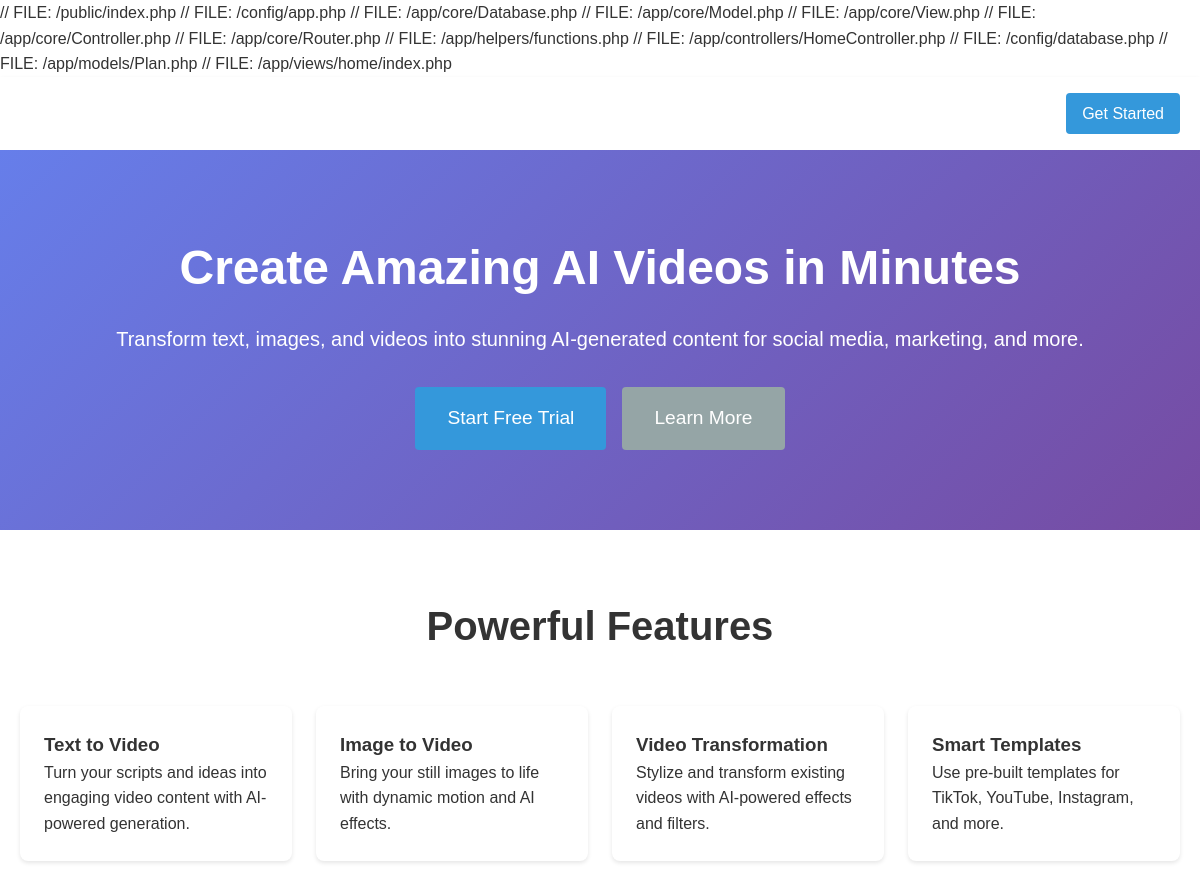
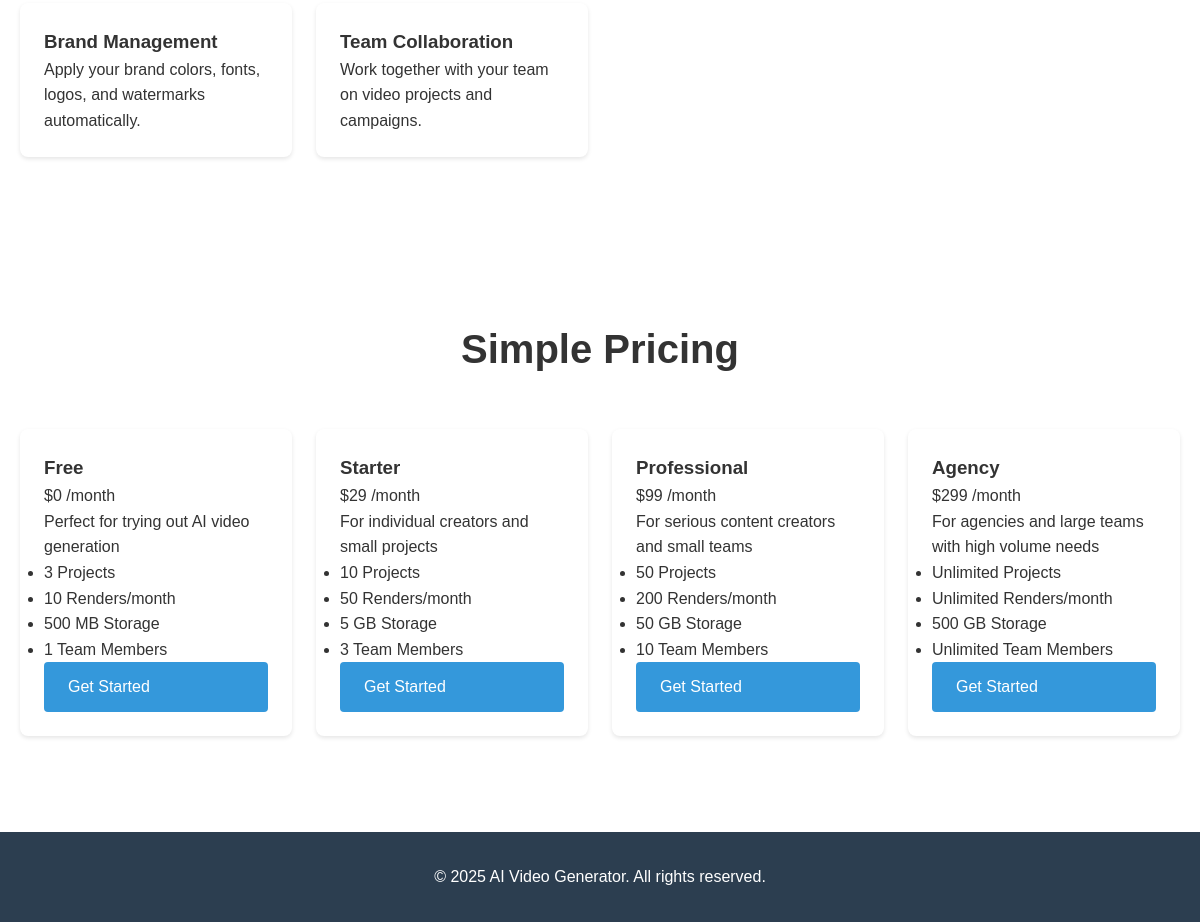
The page / on the database its author committed (2 pictures, top to bottom).
### tables this page shows
CREATE TABLE `plans` (
  `id` INT UNSIGNED NOT NULL AUTO_INCREMENT,
  `name` VARCHAR(100) NOT NULL,
  `slug` VARCHAR(100) NOT NULL,
  `description` TEXT,
  `price_monthly` DECIMAL(10, 2) NOT NULL DEFAULT 0.00,
  `price_yearly` DECIMAL(10, 2) NOT NULL DEFAULT 0.00,
  `max_projects` INT DEFAULT -1 COMMENT '-1 = unlimited',
  `max_renders_per_month` INT DEFAULT -1,
  `max_render_minutes_per_month` INT DEFAULT -1,
  `max_storage_mb` INT DEFAULT -1,
  `max_team_members` INT DEFAULT -1,
  `features` TEXT COMMENT 'JSON encoded features',
  `is_active` TINYINT(1) DEFAULT 1,
  `sort_order` INT DEFAULT 0,
  `created_at` TIMESTAMP DEFAULT CURRENT_TIMESTAMP,
  `updated_at` TIMESTAMP DEFAULT CURRENT_TIMESTAMP ON UPDATE CURRENT_TIMESTAMP,
  PRIMARY KEY (`id`),
  UNIQUE KEY `slug` (`slug`)
);

### public/index.php (called while the page is built, shortened)
<?php
$config = require __DIR__ . '/../config/app.php';
require_once __DIR__ . '/../app/core/Database.php';
require_once __DIR__ . '/../app/core/Model.php';
require_once __DIR__ . '/../app/core/View.php';
require_once __DIR__ . '/../app/core/Controller.php';
require_once __DIR__ . '/../app/core/Router.php';
require_once __DIR__ . '/../app/helpers/functions.php';
$router = new Router();
$router->get('/', 'HomeController', 'index');
$router->get('/login', 'AuthController', 'login');
$router->post('/login', 'AuthController', 'loginPost');
$router->get('/register', 'AuthController', 'register');
$router->post('/register', 'AuthController', 'registerPost');
$router->get('/logout', 'AuthController', 'logout');
$router->get('/dashboard', 'DashboardController', 'index');
$router->get('/projects', 'ProjectController', 'index');
$router->get('/projects/create', 'ProjectController', 'create');
$router->post('/projects/create', 'ProjectController', 'store');
$router->get('/projects/:id', 'ProjectController', 'show');
$router->get('/projects/:id/edit', 'ProjectController', 'edit');
$router->post('/projects/:id/edit', 'ProjectController', 'update');
$router->post('/projects/:id/delete', 'ProjectController', 'delete');
$router->get('/projects/:id/scenes', 'SceneController', 'index');
$router->get('/projects/:id/scenes/create', 'SceneController', 'create');
$router->post('/projects/:id/scenes/create', 'SceneController', 'store');
$router->get('/scenes/:id/edit', 'SceneController', 'edit');
$router->post('/scenes/:id/edit', 'SceneController', 'update');
$router->post('/scenes/:id/delete', 'SceneController', 'delete');
$router->get('/assets', 'AssetController', 'index');
$router->get('/assets/upload', 'AssetController', 'upload');
$router->post('/assets/upload', 'AssetController', 'store');
$router->get('/assets/:id', 'AssetController', 'show');
$router->post('/assets/:id/delete', 'AssetController', 'delete');
$router->get('/templates', 'TemplateController', 'index');
$router->get('/templates/create', 'TemplateController', 'create');
$router->post('/templates/create', 'TemplateController', 'store');
$router->get('/templates/:id', 'TemplateController', 'show');
$router->post('/templates/:id/delete', 'TemplateController', 'delete');
$router->get('/renders', 'RenderController', 'index');
$router->get('/renders/create', 'RenderController', 'create');
$router->post('/renders/create', 'RenderController', 'store');
$router->get('/renders/:id', 'RenderController', 'show');
$router->post('/renders/:id/retry', 'RenderController', 'retry');
$router->get('/videos', 'VideoController', 'index');
$router->get('/videos/:id', 'VideoController', 'show');
$router->get('/videos/:id/download', 'VideoController', 'download');
$router->post('/videos/:id/duplicate', 'VideoController', 'duplicate');
$router->get('/tenant/settings', 'TenantController', 'settings');
$router->post('/tenant/settings', 'TenantController', 'updateSettings');
$router->get('/tenant/brand', 'TenantController', 'brand');
$router->post('/tenant/brand', 'TenantController', 'updateBrand');
$router->get('/users', 'UserController', 'index');
$router->get('/users/create', 'UserController', 'create');
$router->post('/users/create', 'UserController', 'store');
$router->get('/users/:id/edit', 'UserController', 'edit');
$router->post('/users/:id/edit', 'UserController', 'update');
$router->post('/users/:id/delete', 'UserController', 'delete');
$router->get('/subscription', 'SubscriptionController', 'index');
$router->get('/subscription/plans', 'SubscriptionController', 'plans');
$router->post('/subscription/subscribe', 'SubscriptionController', 'subscribe');
$router->get('/subscription/invoices', 'SubscriptionController', 'invoices');
$router->get('/subscription/usage', 'SubscriptionController', 'usage');
$router->get('/admin', 'AdminController', 'index');
$router->get('/admin/tenants', 'AdminController', 'tenants');
$router->get('/admin/plans', 'AdminController', 'plans');
$router->get('/admin/plans/create', 'AdminController', 'createPlan');
$router->post('/admin/plans/create', 'AdminController', 'storePlan');
$router->get('/api-keys', 'ApiKeyController', 'index');
$router->post('/api-keys/generate', 'ApiKeyController', 'generate');
$router->post('/api-keys/:id/revoke', 'ApiKeyController', 'revoke');
$router->post('/api/v1/render', 'ApiController', 'createRenderJob');
$router->get('/api/v1/render/:id', 'ApiController', 'getRenderJob');
$router->get('/analytics', 'AnalyticsController', 'index');
$router->get('/analytics/reports', 'AnalyticsController', 'reports');
$router->dispatch();

### app/views/home/index.php (the view, shortened to what this page needs)
// FILE: /app/views/home/index.php
<!DOCTYPE html>
<html lang="en">
<head>
    <link rel="stylesheet" href="/public/css/style.css">
</head>
<body class="landing-page">
    <nav class="navbar navbar-transparent">
        <div class="container">
            <div class="navbar-brand">
                <a href="/">AI Video Generator</a>
            </div>
            <ul class="navbar-menu">
                <li><a href="/login">Sign In</a></li>
                <li><a href="/register" class="btn btn-primary">Get Started</a></li>
            </ul>
        </div>
    </nav>
    <section class="hero">
        <div class="container text-center">
            <h1>Create Amazing AI Videos in Minutes</h1>
            <p class="lead">Transform text, images, and videos into stunning AI-generated content for social media, marketing, and more.</p>
            <div class="hero-actions">
                <a href="/register" class="btn btn-primary btn-lg">Start Free Trial</a>
                <a href="#features" class="btn btn-secondary btn-lg">Learn More</a>
            </div>
        </div>
    </section>
    <section id="features" class="features">
        <div class="container">
            <h2 class="text-center">Powerful Features</h2>
            <div class="features-grid">
                <div class="feature-card">
                    <h3>Text to Video</h3>
                    <p>Turn your scripts and ideas into engaging video content with AI-powered generation.</p>
                </div>
                <div class="feature-card">
                    <h3>Image to Video</h3>
                    <p>Bring your still images to life with dynamic motion and AI effects.</p>
                </div>
                <div class="feature-card">
                    <h3>Video Transformation</h3>
                    <p>Stylize and transform existing videos with AI-powered effects and filters.</p>
                </div>
                <div class="feature-card">
                    <h3>Smart Templates</h3>
                    <p>Use pre-built templates for TikTok, YouTube, Instagram, and more.</p>
                </div>
                <div class="feature-card">
                    <h3>Brand Management</h3>
                    <p>Apply your brand colors, fonts, logos, and watermarks automatically.</p>
                </div>
                <div class="feature-card">
                    <h3>Team Collaboration</h3>
                    <p>Work together with your team on video projects and campaigns.</p>
                </div>
            </div>
        </div>
    </section>
    <section class="pricing">
        <div class="container">
            <h2 class="text-center">Simple Pricing</h2>
            <div class="pricing-grid">
                <?php foreach ($plans as $plan): ?>
                    <div class="pricing-card">
                        <h3><?php echo $this->escape($plan['name']); ?></h3>
                        <div class="price">
                            $<?php echo number_format($plan['price_monthly'], 0); ?>
                            <span>/month</span>
                        </div>
                        <p><?php echo $this->escape($plan['description']); ?></p>
                        <ul class="plan-features">
                            <li><?php echo $plan['max_projects'] == -1 ? 'Unlimited' : $plan['max_projects']; ?> Projects</li>
                            <li><?php echo $plan['max_renders_per_month'] == -1 ? 'Unlimited' : $plan['max_renders_per_month']; ?> Renders/month</li>
                            <li><?php echo formatBytes($plan['max_storage_mb'] * 1024 * 1024); ?> Storage</li>
                            <li><?php echo $plan['max_team_members'] == -1 ? 'Unlimited' : $plan['max_team_members']; ?> Team Members</li>
                        </ul>
                        <a href="/register" class="btn btn-primary btn-block">Get Started</a>
                    </div>
                <?php endforeach; ?>
            </div>
        </div>
    </section>
    <footer class="footer">
        <div class="container text-center">
            <p>&copy; <?php echo date('Y'); ?> AI Video Generator. All rights reserved.</p>
        </div>
    </footer>
</body>
</html>

### public/css/style.css (style rules this page uses)
* { margin: 0; padding: 0; box-sizing: border-box; }
body { font-family: 'Arial', sans-serif; font-size: 16px; line-height: 1.6; color: #333; background: #f5f7fa; }
.container { max-width: 1200px; margin: 0 auto; padding: 0 20px; }
.navbar { background: #2c3e50; color: white; padding: 1rem 0; box-shadow: 0 2px 4px rgba(0,0,0,0.1); }
.navbar .container { display: flex; justify-content: space-between; align-items: center; }
.navbar-brand a { color: white; text-decoration: none; font-size: 1.5rem; font-weight: bold; }
.navbar-menu { list-style: none; display: flex; gap: 1.5rem; }
.navbar-menu li a { color: white; text-decoration: none; padding: 0.5rem 1rem; border-radius: 4px; transition: background 0.3s; }
.navbar-transparent { background: transparent; }
.btn { display: inline-block; padding: 0.75rem 1.5rem; border: none; border-radius: 4px; text-decoration: none; cursor: pointer; transition: all 0.3s; font-size: 1rem; }
.btn-primary { background: #3498db; color: white; }
.btn-secondary { background: #95a5a6; color: white; }
.btn-block { width: 100%; }
.btn-lg { padding: 1rem 2rem; font-size: 1.2rem; }
.stat-card, .feature-card, .pricing-card, .asset-card, .template-card { background: white; padding: 1.5rem; border-radius: 8px; box-shadow: 0 2px 4px rgba(0,0,0,0.1); }
.stats-grid, .features-grid, .pricing-grid, .assets-grid, .templates-grid { display: grid; grid-template-columns: repeat(auto-fit, minmax(250px, 1fr)); gap: 1.5rem; margin: 2rem 0; }
.landing-page { background: white; }
.hero { background: linear-gradient(135deg, #667eea 0%, #764ba2 100%); color: white; padding: 5rem 0; text-align: center; }
.hero h1 { font-size: 3rem; margin-bottom: 1rem; }
.hero .lead { font-size: 1.25rem; margin-bottom: 2rem; }
.hero-actions { display: flex; gap: 1rem; justify-content: center; }
.features, .pricing { padding: 4rem 0; }
.features h2, .pricing h2 { text-align: center; font-size: 2.5rem; margin-bottom: 3rem; }
.footer { background: #2c3e50; color: white; padding: 2rem 0; text-align: center; }

### rows shown on the page
plans: name "Free", price_monthly "0", description "Perfect for trying out AI video generation", max_projects "3", max_renders_per_month "10", formatBytes($plan['max_storage_mb']*1024*1024) "500 MB", max_team_members "1"
plans: name "Starter", price_monthly "29", description "For individual creators and small projects", max_projects "10", max_renders_per_month "50", formatBytes($plan['max_storage_mb']*1024*1024) "5 GB", max_team_members "3"
plans: name "Professional", price_monthly "99", description "For serious content creators and small teams", max_projects "50", max_renders_per_month "200", formatBytes($plan['max_storage_mb']*1024*1024) "50 GB", max_team_members "10"
plans: name "Agency", price_monthly "299", description "For agencies and large teams with high volume needs", max_projects "Unlimited", max_renders_per_month "Unlimited", formatBytes($plan['max_storage_mb']*1024*1024) "500 GB", max_team_members "Unlimited"
